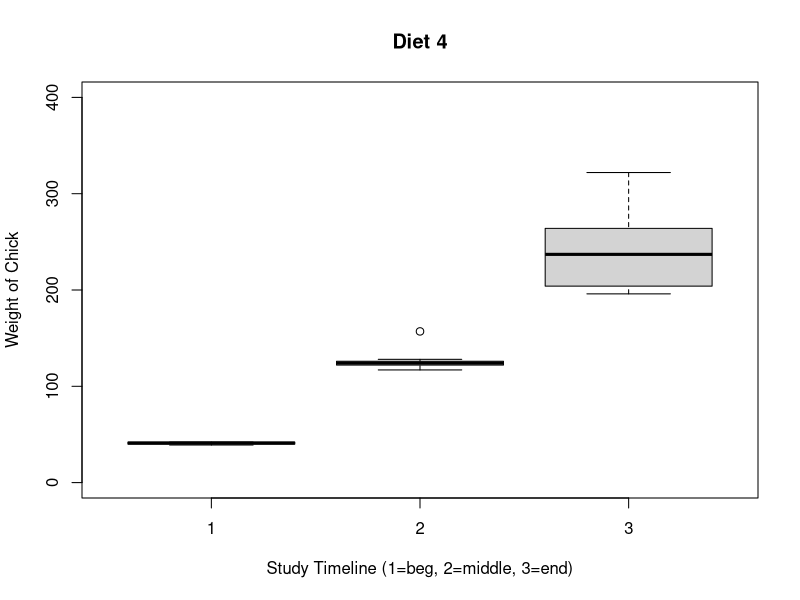
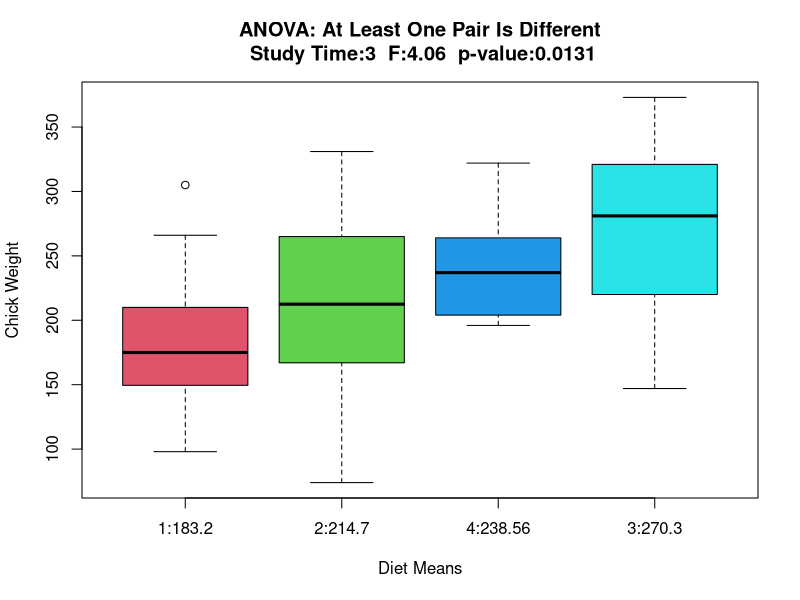

The R script that drew these images, in order:
## ---- chunk 1
data(ChickWeight) #Records with 3 Study Times (Beg:0, Middle:10, End:21)
df <- ChickWeight[!ChickWeight$Chick %in% c("18", "16", "15", "13", "8","44"),] 
df <- df[df$Time %in% c(0, 10, 21),]
df$StudyTime <- ifelse(df$Time == 0, 1, ifelse(df$Time == 10,2,3))
## ---- chunk 2
table(df$Diet)
## ---- chunk 3
dfsub <- df[df$Diet==4,]
boxplot(dfsub$weight ~ dfsub$StudyTime,  main="Diet 4",
 ylim=c(0,400), xlab="Study Timeline (1=beg, 2=middle, 3=end)",
 ylab = "Weight of Chick")
## ---- chunk 4
Time <- 3
alpha <- .05
dfsub <- df[df$StudyTime == Time,]
#ANOVA                
fitaov<-aov(dfsub$weight~dfsub$Diet)
x <- summary(fitaov)
p <- round(as.numeric(x[[1]][5][[1]][1]), 4)
F <- round(as.numeric(x[[1]][4][[1]][1]), 2)
if (p < alpha) {maintitle <- "ANOVA: At Least One Pair Is Different"
}  else {maintitle <- "ANOVA: All Same"}
maintitle <- paste(maintitle, "\n Study Time:",Time,"  F:",F,"  p-value:",p, sep="")
y <- sort(by(dfsub$weight, dfsub$Diet, mean))
# number of levels of x
length <- length(y)
# list of levels and their means
list <- paste(names(y[1]),":",round(y[1],2),sep="")
for(i in 2:length)
{list <- append(list, paste(names(y[i]),":",round(y[i],2),sep=""))}
ordDiet<-ordered(dfsub$Diet,levels=names(y))
boxplot(dfsub$weight~ordDiet, col=c(2:(length+1)),
        main=maintitle, xlab='Diet Means', ylab='Chick Weight',names=list)


